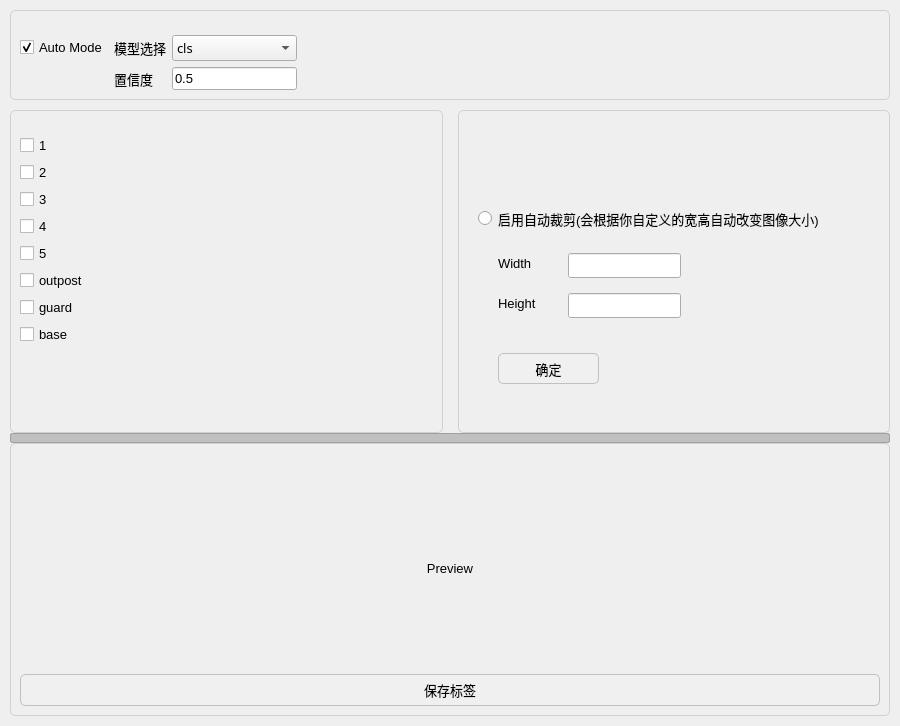
<?xml version="1.0" encoding="UTF-8"?>
<ui version="4.0">
 <class>cls</class>
 <widget class="QWidget" name="cls">
  <property name="geometry">
   <rect>
    <x>0</x>
    <y>0</y>
    <width>900</width>
    <height>726</height>
   </rect>
  </property>
  <property name="sizePolicy">
   <sizepolicy hsizetype="Expanding" vsizetype="Expanding">
    <horstretch>0</horstretch>
    <verstretch>0</verstretch>
   </sizepolicy>
  </property>
  <property name="windowTitle">
   <string>Image Classification</string>
  </property>
  <property name="styleSheet">
   <string notr="true">QWidget {
    font-family: 'Segoe UI', sans-serif;
    font-size: 10pt;
}
QGroupBox {
    border: 1px solid #d0d0d0;
    border-radius: 5px;
    margin-top: 1ex;
    padding-top: 15px;
}
QGroupBox::title {
    subcontrol-origin: margin;
    subcontrol-position: top center;
    padding: 0 5px;
    background: transparent;
}
QSplitter::handle {
    background: #c0c0c0;
    border: 1px solid #a0a0a0;
    border-radius: 2px;
}</string>
  </property>
  <layout class="QVBoxLayout" name="mainLayout">
   <property name="spacing">
    <number>10</number>
   </property>
   <property name="leftMargin">
    <number>10</number>
   </property>
   <property name="topMargin">
    <number>10</number>
   </property>
   <property name="rightMargin">
    <number>10</number>
   </property>
   <property name="bottomMargin">
    <number>10</number>
   </property>
   <item>
    <widget class="QGroupBox" name="autoMode">
     <property name="title">
      <string/>
     </property>
     <layout class="QGridLayout" name="gridLayout_4">
      <item row="3" column="0">
       <layout class="QGridLayout" name="gridLayout_2">
        <item row="0" column="0">
         <widget class="QCheckBox" name="automode">
          <property name="text">
           <string>Auto Mode</string>
          </property>
          <property name="checked">
           <bool>true</bool>
          </property>
         </widget>
        </item>
        <item row="2" column="3">
         <spacer name="horizontalSpacer_2">
          <property name="orientation">
           <enum>Qt::Horizontal</enum>
          </property>
          <property name="sizeType">
           <enum>QSizePolicy::Expanding</enum>
          </property>
          <property name="sizeHint" stdset="0">
           <size>
            <width>40</width>
            <height>20</height>
           </size>
          </property>
         </spacer>
        </item>
        <item row="2" column="0">
         <spacer name="horizontalSpacer">
          <property name="orientation">
           <enum>Qt::Horizontal</enum>
          </property>
          <property name="sizeType">
           <enum>QSizePolicy::Minimum</enum>
          </property>
          <property name="sizeHint" stdset="0">
           <size>
            <width>40</width>
            <height>20</height>
           </size>
          </property>
         </spacer>
        </item>
        <item row="2" column="2">
         <widget class="QLineEdit" name="confidenceEdit">
          <property name="sizePolicy">
           <sizepolicy hsizetype="Minimum" vsizetype="Fixed">
            <horstretch>0</horstretch>
            <verstretch>0</verstretch>
           </sizepolicy>
          </property>
          <property name="text">
           <string>0.5</string>
          </property>
         </widget>
        </item>
        <item row="2" column="1">
         <widget class="QLabel" name="conf">
          <property name="sizePolicy">
           <sizepolicy hsizetype="Preferred" vsizetype="Preferred">
            <horstretch>0</horstretch>
            <verstretch>0</verstretch>
           </sizepolicy>
          </property>
          <property name="minimumSize">
           <size>
            <width>30</width>
            <height>0</height>
           </size>
          </property>
          <property name="text">
           <string>置信度</string>
          </property>
         </widget>
        </item>
        <item row="0" column="1">
         <widget class="QLabel" name="label_3">
          <property name="text">
           <string>模型选择</string>
          </property>
         </widget>
        </item>
        <item row="0" column="2">
         <widget class="QComboBox" name="comboBox">
          <property name="font">
           <font>
            <family>Segoe UI,sans-serif</family>
            <pointsize>10</pointsize>
           </font>
          </property>
          <property name="cursor">
           <cursorShape>PointingHandCursor</cursorShape>
          </property>
          <item>
           <property name="text">
            <string>cls</string>
           </property>
          </item>
          <item>
           <property name="text">
            <string>detection</string>
           </property>
          </item>
         </widget>
        </item>
       </layout>
      </item>
     </layout>
    </widget>
   </item>
   <item>
    <widget class="QSplitter" name="mainSplitter">
     <property name="orientation">
      <enum>Qt::Vertical</enum>
     </property>
     <property name="handleWidth">
      <number>8</number>
     </property>
     <property name="childrenCollapsible">
      <bool>false</bool>
     </property>
     <widget class="QWidget" name="contentContainer">
      <layout class="QHBoxLayout" name="contentLayout">
       <property name="spacing">
        <number>15</number>
       </property>
       <item>
        <widget class="QGroupBox" name="labelGroup">
         <property name="sizePolicy">
          <sizepolicy hsizetype="Preferred" vsizetype="Minimum">
           <horstretch>0</horstretch>
           <verstretch>0</verstretch>
          </sizepolicy>
         </property>
         <property name="minimumSize">
          <size>
           <width>150</width>
           <height>0</height>
          </size>
         </property>
         <property name="title">
          <string/>
         </property>
         <layout class="QVBoxLayout" name="labelLayout">
          <item>
           <widget class="QCheckBox" name="one">
            <property name="text">
             <string>1</string>
            </property>
            <property name="shortcut">
             <string>1</string>
            </property>
            <attribute name="buttonGroup">
             <string notr="true">classButtonGroup</string>
            </attribute>
           </widget>
          </item>
          <item>
           <widget class="QCheckBox" name="two">
            <property name="text">
             <string>2</string>
            </property>
            <property name="shortcut">
             <string>2</string>
            </property>
            <attribute name="buttonGroup">
             <string notr="true">classButtonGroup</string>
            </attribute>
           </widget>
          </item>
          <item>
           <widget class="QCheckBox" name="three">
            <property name="text">
             <string>3</string>
            </property>
            <property name="shortcut">
             <string>3</string>
            </property>
            <attribute name="buttonGroup">
             <string notr="true">classButtonGroup</string>
            </attribute>
           </widget>
          </item>
          <item>
           <widget class="QCheckBox" name="four">
            <property name="text">
             <string>4</string>
            </property>
            <property name="shortcut">
             <string>4</string>
            </property>
            <attribute name="buttonGroup">
             <string notr="true">classButtonGroup</string>
            </attribute>
           </widget>
          </item>
          <item>
           <widget class="QCheckBox" name="five">
            <property name="text">
             <string>5</string>
            </property>
            <property name="shortcut">
             <string>5</string>
            </property>
            <attribute name="buttonGroup">
             <string notr="true">classButtonGroup</string>
            </attribute>
           </widget>
          </item>
          <item>
           <widget class="QCheckBox" name="outpost">
            <property name="text">
             <string>outpost</string>
            </property>
            <property name="shortcut">
             <string>6</string>
            </property>
            <attribute name="buttonGroup">
             <string notr="true">classButtonGroup</string>
            </attribute>
           </widget>
          </item>
          <item>
           <widget class="QCheckBox" name="guard">
            <property name="text">
             <string>guard</string>
            </property>
            <property name="shortcut">
             <string>7</string>
            </property>
            <attribute name="buttonGroup">
             <string notr="true">classButtonGroup</string>
            </attribute>
           </widget>
          </item>
          <item>
           <widget class="QCheckBox" name="base">
            <property name="text">
             <string>base</string>
            </property>
            <property name="shortcut">
             <string>8</string>
            </property>
            <attribute name="buttonGroup">
             <string notr="true">classButtonGroup</string>
            </attribute>
           </widget>
          </item>
          <item>
           <spacer name="verticalSpacer">
            <property name="orientation">
             <enum>Qt::Vertical</enum>
            </property>
            <property name="sizeHint" stdset="0">
             <size>
              <width>20</width>
              <height>40</height>
             </size>
            </property>
           </spacer>
          </item>
         </layout>
        </widget>
       </item>
       <item>
        <widget class="QGroupBox" name="DimensionEdit">
         <property name="title">
          <string/>
         </property>
         <layout class="QVBoxLayout" name="extensionLayout">
          <item>
           <spacer name="verticalSpacer_2">
            <property name="orientation">
             <enum>Qt::Vertical</enum>
            </property>
            <property name="sizeHint" stdset="0">
             <size>
              <width>20</width>
              <height>40</height>
             </size>
            </property>
           </spacer>
          </item>
          <item>
           <widget class="QWidget" name="widget" native="true">
            <property name="minimumSize">
             <size>
              <width>0</width>
              <height>250</height>
             </size>
            </property>
            <property name="cursor">
             <cursorShape>PointingHandCursor</cursorShape>
            </property>
            <widget class="QLabel" name="label">
             <property name="geometry">
              <rect>
               <x>30</x>
               <y>80</y>
               <width>71</width>
               <height>21</height>
              </rect>
             </property>
             <property name="text">
              <string>Width</string>
             </property>
            </widget>
            <widget class="QLineEdit" name="widthEdit">
             <property name="geometry">
              <rect>
               <x>100</x>
               <y>80</y>
               <width>113</width>
               <height>25</height>
              </rect>
             </property>
             <property name="text">
              <string/>
             </property>
            </widget>
            <widget class="QLabel" name="label_2">
             <property name="geometry">
              <rect>
               <x>30</x>
               <y>120</y>
               <width>71</width>
               <height>21</height>
              </rect>
             </property>
             <property name="text">
              <string>Height</string>
             </property>
            </widget>
            <widget class="QLineEdit" name="heightEdit">
             <property name="geometry">
              <rect>
               <x>100</x>
               <y>120</y>
               <width>113</width>
               <height>25</height>
              </rect>
             </property>
             <property name="text">
              <string/>
             </property>
            </widget>
            <widget class="QPushButton" name="sure">
             <property name="geometry">
              <rect>
               <x>30</x>
               <y>180</y>
               <width>101</width>
               <height>31</height>
              </rect>
             </property>
             <property name="styleSheet">
              <string notr="true">QPushButton {
    border: 1px solid #c0c0c0;
    border-radius: 5px;
    background: #f0f0f0;
    padding: 5px;
}
QPushButton:hover {
    background: #e0e0e0;
}
QPushButton:pressed {
    background: #d0d0d0;
}</string>
             </property>
             <property name="text">
              <string>确定</string>
             </property>
            </widget>
            <widget class="QRadioButton" name="autoCut">
             <property name="geometry">
              <rect>
               <x>10</x>
               <y>30</y>
               <width>361</width>
               <height>31</height>
              </rect>
             </property>
             <property name="text">
              <string>启用自动裁剪(会根据你自定义的宽高自动改变图像大小)</string>
             </property>
            </widget>
           </widget>
          </item>
         </layout>
        </widget>
       </item>
      </layout>
     </widget>
     <widget class="QGroupBox" name="imageArea">
      <property name="title">
       <string/>
      </property>
      <layout class="QVBoxLayout" name="previewLayout">
       <item>
        <widget class="QLabel" name="previewLabel">
         <property name="minimumSize">
          <size>
           <width>0</width>
           <height>200</height>
          </size>
         </property>
         <property name="text">
          <string>Preview</string>
         </property>
         <property name="alignment">
          <set>Qt::AlignCenter</set>
         </property>
        </widget>
       </item>
       <item>
        <widget class="QPushButton" name="saveLabel">
         <property name="cursor">
          <cursorShape>PointingHandCursor</cursorShape>
         </property>
         <property name="styleSheet">
          <string notr="true">QPushButton {
    border: 1px solid #c0c0c0;
    border-radius: 5px;
    background: #f0f0f0;
    padding: 5px;
}
QPushButton:hover {
    background: #e0e0e0;
}
QPushButton:pressed {
    background: #d0d0d0;
}</string>
         </property>
         <property name="text">
          <string>保存标签</string>
         </property>
        </widget>
       </item>
      </layout>
     </widget>
    </widget>
   </item>
  </layout>
 </widget>
 <resources/>
 <connections/>
 <buttongroups>
  <buttongroup name="classButtonGroup"/>
 </buttongroups>
</ui>
